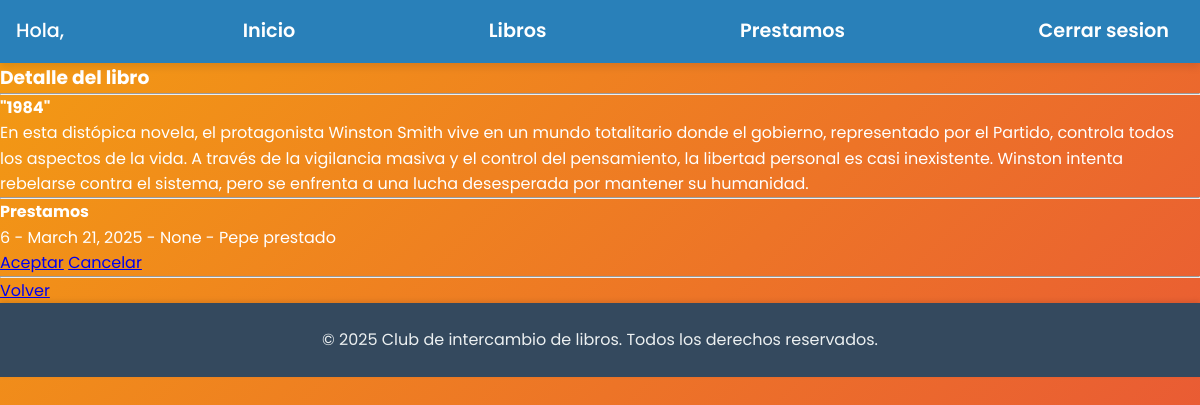
The app's page /libros/ver/9 with its own data.
### libros/models.py (models this page shows, shortened)
class Libro(models.Model):
    libro_id = models.AutoField(primary_key=True)
    titulo = models.CharField(max_length=200)
    imagen = models.ImageField(upload_to='libros/media')
    descripcion = models.TextField()
    usuario = models.ForeignKey(Usuario, on_delete=models.CASCADE)

### prestamos/models.py (models this page shows, shortened)
class Prestamo(models.Model):
    prestamos_id = models.AutoField(primary_key=True)
    libro = models.ForeignKey(Libro, on_delete=models.CASCADE,related_name='prestamos') # Libro que se presta
    usuario = models.ForeignKey(Usuario, on_delete=models.CASCADE)
    fecha_solicitud = models.DateField(auto_now_add=True)
    fecha_devolucion = models.DateField(null=True, blank=True)
    estado = models.ForeignKey(Estado, on_delete=models.CASCADE)

class Estado(models.Model):
    estado_id = models.AutoField(primary_key=True)
    descripcion = models.CharField(max_length=50)

### usuarios/models.py (models this page shows, shortened)
class Usuario(models.Model):
    usuario_id = models.AutoField(primary_key=True)
    nombre = models.CharField(max_length=100)
    email = models.EmailField(unique=True)
    password = models.CharField(max_length=128)  # "pass" es palabra reservada en Python
    dni = models.CharField(max_length=20, unique=True)

### libros/views.py (the view)
# urls.py: path("ver/<int:libro_id>", views.ver, name="ver"),
def ver(request, libro_id):
    libro = Libro.objects.get(libro_id=libro_id)
    prestamos = libro.prestamos.all()
    return render(request, 'ver.html', {'libro': libro, 'prestamos': prestamos})

### libros/templates/ver.html (shortened to what this page needs)
{% extends 'base.html' %}
{% block content %}
    <h3>Detalle del libro</h3>
    <hr>
    <h4>{{ libro.titulo }}</h4>
    <p>{{ libro.descripcion }}</p>
    <hr>
    <h4>Prestamos</h4>
    <ul>
        {% for prestamo in prestamos %}
            <li>
                <p>
                    {{prestamo.prestamos_id}} - {{ prestamo.fecha_solicitud }} - {{ prestamo.fecha_devolucion }} - {{prestamo.usuario.nombre}} {{prestamo.estado.descripcion}}
                </p>
                <p>
                    <a href="{% url 'prestamos:aceptar' prestamo.prestamos_id%}">Aceptar</i></a>
                    <a href="{% url 'prestamos:cancelar' prestamo.prestamos_id%}">Cancelar</i></a>
                </p>
            </li>
        {% endfor %}
    <hr>
    <a href="{% url 'libros:index' %}">Volver</a>
{% endblock %}

### libros/static/css/style.css (style rules this page uses)
* { margin: 0; padding: 0; box-sizing: border-box; }
body { font-family: 'Poppins', sans-serif; background-color: #f1f2f6; color: #333; line-height: 1.6; min-height: 100vh; display: flex; flex-direction: column; background-image: linear-gradient(135deg, #f39c12, #e74c3c); color: white; }

### records on screen
Libro: titulo "\"1984\"", descripcion "En esta distópica novela, el protagonista Winston Smith vive en un mundo totalitario donde el gobierno, representado por el Partido, controla todos los aspectos de la vida. A través de la vigilancia masiva y el control del pensamiento, la libertad personal es casi inexistente. Winston intenta rebelarse contra el sistema, pero se enfrenta a una lucha desesperada por mantener su humanidad."
Prestamo: prestamos_id "6", fecha_solicitud "March 21, 2025", fecha_devolucion "None", usuario.nombre "Pepe", estado.descripcion "prestado"
